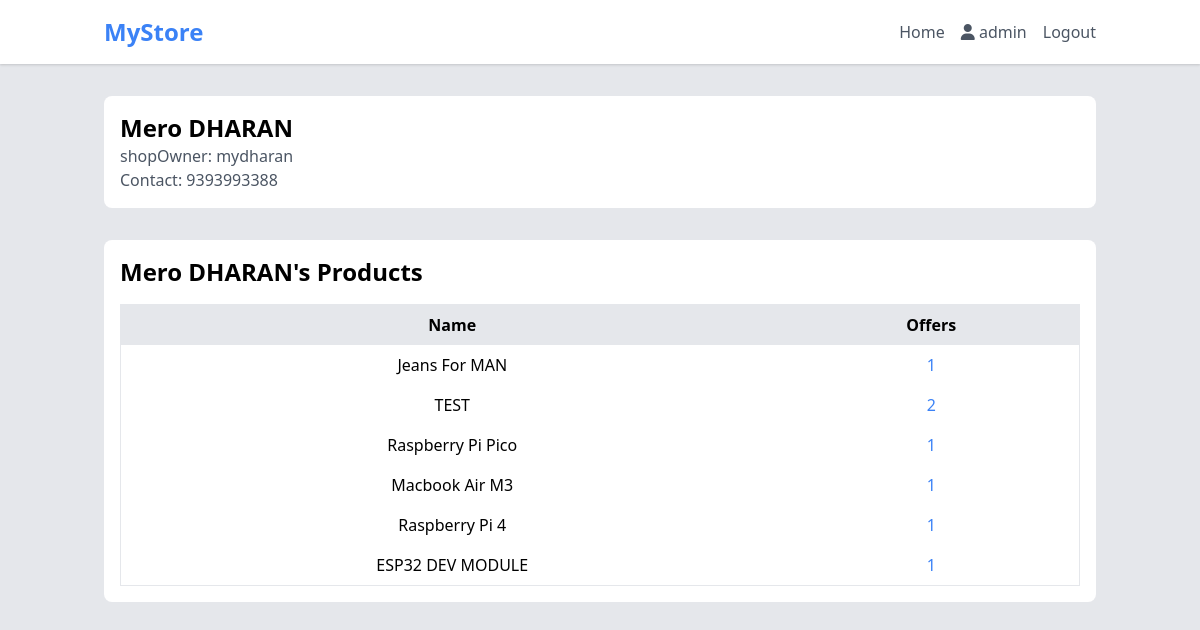
Page /shop/17 (signed in) on the committed database.
### geoapp/models.py (models this page shows, shortened)
class Shop(models.Model):
    user = models.OneToOneField(User, on_delete=models.CASCADE, related_name='shop')
    shopName = models.CharField(max_length=50)
    shopOwner = models.CharField(max_length=50, default="Blank")
    shopContact = models.CharField(max_length=50, default="9999999999")
    latitude = models.CharField(max_length=100,default='0.0')
    mall = models.ForeignKey(Mall,on_delete=models.CASCADE,null=True,blank=True,related_name='shops')
    longitude = models.CharField(max_length=100,default="0.0")

class Product(models.Model):
    productOwner = models.ForeignKey(Shop,on_delete = models.CASCADE)
    productName = models.CharField(max_length = 50)
    productPrice = models.FloatField()
    productCategory = models.CharField(max_length = 20,default="Electronics",choices = (
        ("Electronics","Electronics"),
        ("Fashion","Fashion"),
        ("Drinks","Drinks"),
        ("Furniture","Furniture")
    ))
    productImage = models.ImageField(upload_to='productImages/',default='productImages/product_placeholder.png',null=True)

### geoapp/views.py (the view)
# urls.py: path('shop/<str:pk>',views.shopDetail,name='shopDetail'),
@login_required(login_url='login')
def shopDetail(request,pk):
    if request.user.is_superuser:
        shop = Shop.objects.get(pk = pk)
        products = Product.objects.filter(productOwner = shop)
        return render(request,'shopDetails.html',{"shop":shop,'products':products})
    else:
        return redirect('/')

### geoapp/templates/shopDetails.html
{%extends 'base.html'%}
{%block content%}
<div class="container mx-auto px-4 py-8">
    <div class="bg-white rounded-lg p-4 md:flex">
        <div class="md:w-2/3 mt-4 md:mt-0">
            <h2 class="text-2xl font-semibold">{{shop.shopName}}</h2>
            {%if shop.shopOwner%}
            <p class="text-gray-600">shopOwner: {{shop.shopOwner}}</p>
            {%endif%}
            <p class="text-gray-600"> Contact: {{ shop.shopContact }}</p>
        </div>
    </div>
    <div class="bg-white rounded-lg p-4 mt-8">
        <h2 class="text-2xl font-semibold mb-4">{{shop.shopName}}'s Products</h2>
        {% if products %}
        <table class="w-full border">
            <thead>
                <tr>
                    <th class="py-2 px-4 bg-gray-200">Name</th>
                    <th class="py-2 px-4 bg-gray-200">Offers</th>
                </tr>
            </thead>
            <tbody>
                {% for product in products %}
                <tr>
                    <td class="py-2 px-4 whitespace-normal text-center">{{product.productName}}</td>
                    <td class="py-2 px-4 whitespace-normal text-center"><a href="{%url 'ProductOffer' product.pk%}" class="text-blue-500 hover:text-blue-300">{{product.offer_set.all.count}}</a></td>
                </tr>
                {% endfor %}
            </tbody>
        </table>
        {% else %}
        <h2 class="text-2xl font-semibold mb-4 text-center text-red-500">No Product Available</h2>
        {% endif %}
    </div>
</div>
{%endblock content%}

### templates/base.html (shortened to what this page needs)
<!DOCTYPE html>
<html lang="en">
<head>
    <link rel="stylesheet" href="https://cdn.jsdelivr.net/npm/tailwindcss@2.2.19/dist/tailwind.min.css">
    <link rel="stylesheet" href="https://cdnjs.cloudflare.com/ajax/libs/font-awesome/6.5.1/css/all.min.css" />
    <link rel="stylesheet" href="https://unpkg.com/leaflet@1.9.4/dist/leaflet.css" />
</head>
<body class="bg-gray-200">
    <nav class="bg-white shadow">
        <div class="container mx-auto px-4">
            <div class="flex items-center justify-between py-4">
                <div class="flex items-center">
                    <a href="/" class="text-2xl font-bold text-blue-500">MyStore</a>
                </div>
                <div class="hidden lg:flex space-x-4">
                    <a href="#" class="text-gray-600 hover:text-blue-500">Home</a>
                    <p class="text-gray-600 hover:text-blue-500">
                        <i class="fa-solid fa-user"></i>
                        {{request.user}}</p>
                    <a href="{%url 'logout'%}" class="text-gray-600 hover:text-blue-500 cursor-pointer">Logout</a>
                </div>
            </div>
        </div>
    </nav>
    {%block content%}{%endblock content%}
</body>
</html>

### rows in the picture
Shop: shopName "Mero DHARAN", shopOwner "mydharan", shopContact "9393993388"
Product: productName "Jeans For MAN", offer_set.all.count "1"
Product: productName "TEST", offer_set.all.count "2"
Product: productName "Raspberry Pi Pico", offer_set.all.count "1"
Product: productName "Macbook Air M3", offer_set.all.count "1"
Product: productName "Raspberry Pi 4", offer_set.all.count "1"
Product: productName "ESP32 DEV MODULE", offer_set.all.count "1"

### other values in the picture
{{ request.user }} "admin"
